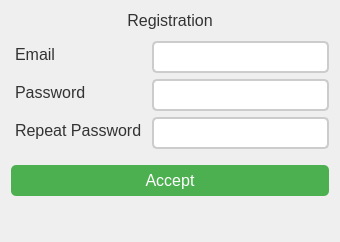
<?xml version="1.0" encoding="UTF-8"?>
<ui version="4.0">
 <class>Sigh_up</class>
 <widget class="QDialog" name="Sigh_up">
  <property name="geometry">
   <rect>
    <x>0</x>
    <y>0</y>
    <width>340</width>
    <height>242</height>
   </rect>
  </property>
  <property name="windowTitle">
   <string>Dialog</string>
  </property>
  <layout class="QVBoxLayout" name="verticalLayout_2">
   <item>
    <layout class="QVBoxLayout" name="verticalLayout">
     <item>
      <widget class="QLabel" name="label">
       <property name="styleSheet">
        <string notr="true">font-size: 16px; /* Размер шрифта */
    color: #333333; /* Цвет текста */
    margin-bottom: 5px; /* Отступ снизу */</string>
       </property>
       <property name="text">
        <string>Registration</string>
       </property>
       <property name="alignment">
        <set>Qt::AlignCenter</set>
       </property>
      </widget>
     </item>
     <item>
      <layout class="QFormLayout" name="formLayout">
       <item row="0" column="0">
        <widget class="QLabel" name="label_2">
         <property name="styleSheet">
          <string notr="true">font-size: 16px; /* Размер шрифта */
    color: #333333; /* Цвет текста */
    margin-bottom: 5px; /* Отступ снизу */</string>
         </property>
         <property name="text">
          <string>Email</string>
         </property>
        </widget>
       </item>
       <item row="0" column="1">
        <widget class="QLineEdit" name="Email_Line">
         <property name="styleSheet">
          <string notr="true">QLineEdit {
    border: 2px solid #cccccc; /* Контур */
    border-radius: 5px; /* Скругленные углы */
    padding: 5px; /* Отступы вокруг текста */
    font-size: 14px; /* Размер шрифта */
}

QLineEdit:hover {
    border: 2px solid #4CAF50; /* Изменяем контур при наведении */
}</string>
         </property>
        </widget>
       </item>
       <item row="1" column="0">
        <widget class="QLabel" name="label_3">
         <property name="styleSheet">
          <string notr="true">font-size: 16px; /* Размер шрифта */
    color: #333333; /* Цвет текста */
    margin-bottom: 5px; /* Отступ снизу */</string>
         </property>
         <property name="text">
          <string>Password</string>
         </property>
        </widget>
       </item>
       <item row="1" column="1">
        <widget class="QLineEdit" name="Password_Line">
         <property name="styleSheet">
          <string notr="true">QLineEdit {
    border: 2px solid #cccccc; /* Контур */
    border-radius: 5px; /* Скругленные углы */
    padding: 5px; /* Отступы вокруг текста */
    font-size: 14px; /* Размер шрифта */
}

QLineEdit:hover {
    border: 2px solid #4CAF50; /* Изменяем контур при наведении */
}</string>
         </property>
        </widget>
       </item>
       <item row="2" column="0">
        <widget class="QLabel" name="label_4">
         <property name="styleSheet">
          <string notr="true">font-size: 16px; /* Размер шрифта */
    color: #333333; /* Цвет текста */
    margin-bottom: 5px; /* Отступ снизу */</string>
         </property>
         <property name="text">
          <string>Repeat Password</string>
         </property>
        </widget>
       </item>
       <item row="2" column="1">
        <widget class="QLineEdit" name="RepeatPaswword_Line">
         <property name="styleSheet">
          <string notr="true">QLineEdit {
    border: 2px solid #cccccc; /* Контур */
    border-radius: 5px; /* Скругленные углы */
    padding: 5px; /* Отступы вокруг текста */
    font-size: 14px; /* Размер шрифта */
}

QLineEdit:hover {
    border: 2px solid #4CAF50; /* Изменяем контур при наведении */
}</string>
         </property>
        </widget>
       </item>
      </layout>
     </item>
     <item>
      <widget class="QPushButton" name="Accept_Button">
       <property name="styleSheet">
        <string notr="true">QPushButton {
    background-color: #4CAF50; /* Цвет фона */
    border: none;
    color: white;
    padding: 6px 32px;
    text-align: center;
    text-decoration: none;
    display: inline-block;
    font-size: 16px;
    margin-top: 10px; /* Верхний отступ */
    cursor: pointer;
    border-radius: 5px; /* Скругленные углы */
}

QPushButton:hover {
    background-color: #45a049; /* Изменяем цвет фона при наведении */
}</string>
       </property>
       <property name="text">
        <string>Accept</string>
       </property>
      </widget>
     </item>
    </layout>
   </item>
   <item>
    <widget class="QLabel" name="Error">
     <property name="text">
      <string/>
     </property>
    </widget>
   </item>
  </layout>
 </widget>
 <resources/>
 <connections/>
</ui>
